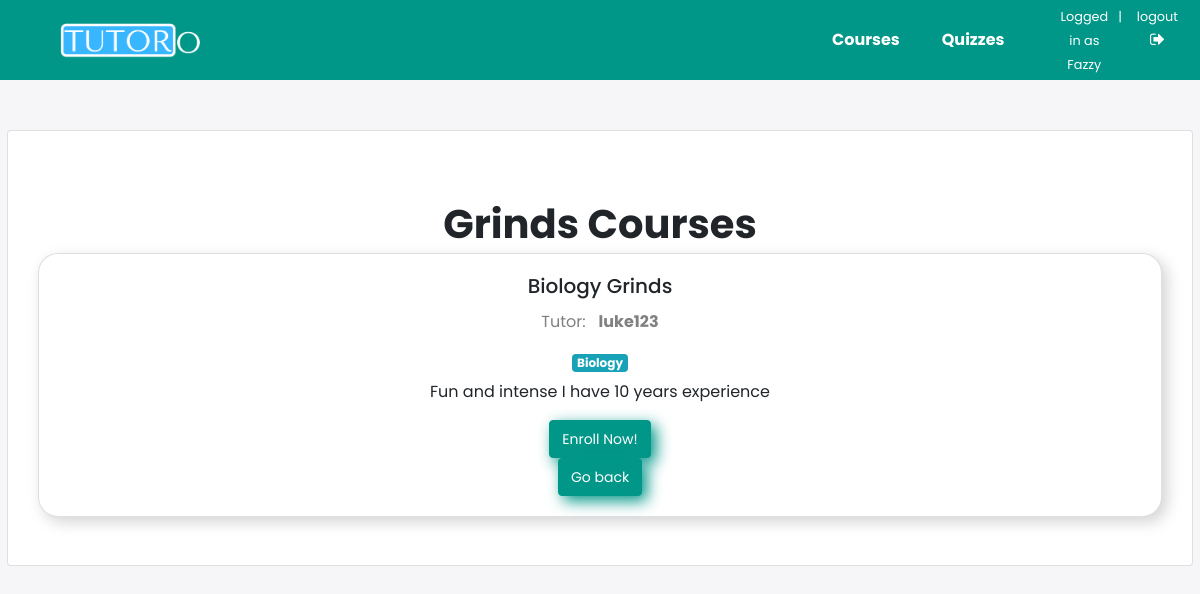
/studentdash/home/1/ (signed in), run on the app's committed database.
### quiz/models.py (models this page shows, shortened)
class User(AbstractUser):
    is_student = models.BooleanField(default=False)
    is_tutor = models.BooleanField(default=False)

class Subject(models.Model):
    name = models.CharField(max_length=30)
    color = models.CharField(max_length=7, default='#007bff')
    def get_html_badge(self):
        name = escape(self.name)
        color = escape(self.color)
        html = '<span class="badge badge-primary" style="background-color: %s">%s</span>' % (color, name)
        return mark_safe(html)

### dashboard/models.py (models this page shows, shortened)
class Course(models.Model):
    name = models.CharField(max_length=255)
    description = models.TextField()
    subject = models.ForeignKey(Subject, on_delete=models.CASCADE)
    student = models.ManyToManyField(User, related_name='members')
    tutor = models.ForeignKey(User, on_delete=models.CASCADE, related_name='courses')

### dashboard/views/student_dashboard.py (the view)
# urls.py: path('home/<int:pk>/', student_dashboard.CourseDetailView.as_view(), name='course_detail'),
@method_decorator([login_required, student_required], name='dispatch')
class CourseDetailView(DetailView):
    model = Course
    template_name = 'dashboard/students/course_detail.html'

### dashboard/templates/dashboard/students/course_detail.html (shortened to what this page needs)
{% extends 'dashboard/base.html' %}
{% block content %}
    <h1>Grinds Courses</h1>
      <div class="card" style="font-family: 'Poppins', sans-serif; margin: 0 30px 0 30px; border-radius: 20px; box-shadow: 5px 5px 15px LightGrey; text-align: center;">
      <div class="card-body">
        <h5 class="card-title">{{ object.name }}</h5>
        <p class="card-text" style="color: gray;"><label>Tutor:</label> &nbsp;&nbsp;<strong>{{object.tutor}}</strong></p>
        <h6 class="card-subtitle mb-2 text-muted">{{ object.subject.get_html_badge }}</h6>
        <p class="card-text">{{object.description}}</p>
        <form method="POST">
          <button class="btn btn-success" style="margin: 0 15px 0 15px; border-color: #009688; background-color: #009688;"><a href="#" class="card-link">Enroll Now!</a></button>
        </form>
        <button class="btn btn-success" style="margin: 0 15px 0 15px; border-color: #009688; background-color: #009688;"><a href="{% url 'studentdash:course_home' %}" class="card-link">Go back</a></button>
      </div>
    </div>
    <br><br>
{% endblock %}

### dashboard/templates/dashboard/base.html (shortened to what this page needs)
<!DOCTYPE html>
{% load static %}
<!DOCTYPE html>
<html lang="en" dir="ltr">
  <head>
    <link rel="stylesheet" href="https://stackpath.bootstrapcdn.com/bootstrap/4.5.2/css/bootstrap.min.css">
    <link rel="stylesheet" href="https://stackpath.bootstrapcdn.com/font-awesome/4.7.0/css/font-awesome.min.css">
    <link rel="stylesheet" href="{% static '/css/style.css'%}">
  </head>
  <body>
    {% if user.is_student == True %}
      <div class="navbar">
      	<a href="{% url 'studentdash:course_home' %}"><img src="../../../static/images/TutorO_Logo.png" class="home-logo"></a>
        <ul class="links">
          <li><a href="{% url 'studentdash:course_home' %}">Courses</a></li>
      		<li><a href="{% url 'students:quiz_list' %}">Quizzes</a></li>
          <li>
            <ul style="padding: 0 10px 0 30px; float: right">
              <li><a href="" style="cursor: default; padding: 0; margin: 0 0 0 0; text-align:center; "><small>Logged in as {{user.first_name}}</small></a></li>
              <li><a href="" style="cursor: default; margin:0 5px 0 0; padding: 0;"><small>|</small></a></li>
          		<li><a href="{% url 'logout' %}" style="padding: 0; margin: 0 0 0 0; text-align: center"><small>logout</small><i class="fa fa-sign-out" aria-hidden="true"></i></a></li>
            </ul>
          </li>
        </ul>
      </div>
    {% endif %}
<div class="content-wrapper" style="margin-top:100px">
    <div class="card mb-3" style="margin-top:50px">
      <div class="card-body">
        </div>
      <br>
      {% block content %}
      {% endblock %}
      </div>
    </div>
  </body>
</html>

### static/css/style.css (style rules this page uses)
body { background: #f6f5f7; display: flex; justify-content: center; align-items: center; flex-direction: column; font-family: 'Poppins', sans-serif; height: 100vh; margin: -20px 0 50px; }
.content-wrapper { width: 98.82vw; height: 100%; }
h1 { font-weight: bold; margin: 0; text-align: center; padding: 5px; }
ul { decoration: none; list-style: none; font-size: 14px; display: flex; padding-top: 5px; padding-bottom: 5px; padding-left: 0; margin: 0; }
li { padding-right: 10px; }
a { color: #fff; text-decoration: none; font-size: 14px; margin: 15px 0; }
.navbar { position: fixed; z-index: 10; left: 0; right: 0; top: 0; font-family: 'Poppins', sans-serif; padding: 0 5%; height: 80px; background-color: #009688; }
.navbar .home-logo { float: left; width: auto; height: 35px; display: flex; align-items: center; font-size: 24px; }
.navbar .links { float: right; padding: 0; margin: 0; width: 30%; height: 100%; display: flex; justify-content: space-around; align-items: center; }
.navbar .links li { list-style: none; }
.navbar .links a { display: block; padding: 1em; font-size: 16px; font-weight: bold; color: #fff; text-decoration: none; }
button { border: 3px #009688; border-radius: 5px; margin: 8px 0; outline: none; padding: 5px 12px 5px 12px; box-sizing: border-box; border-color: #009688; box-shadow: 5px 5px 15px 0 #009688; font-family: 'Poppins', sans-serif; font-weight: normal; font-size: 17px; color: #fff; background-color: #009688; }

### data on the page
User: first_name "Fazzy"
Course: name "Biology Grinds", tutor "luke123", subject.get_html_badge "Biology", description "Fun and intense I have 10 years experience"
